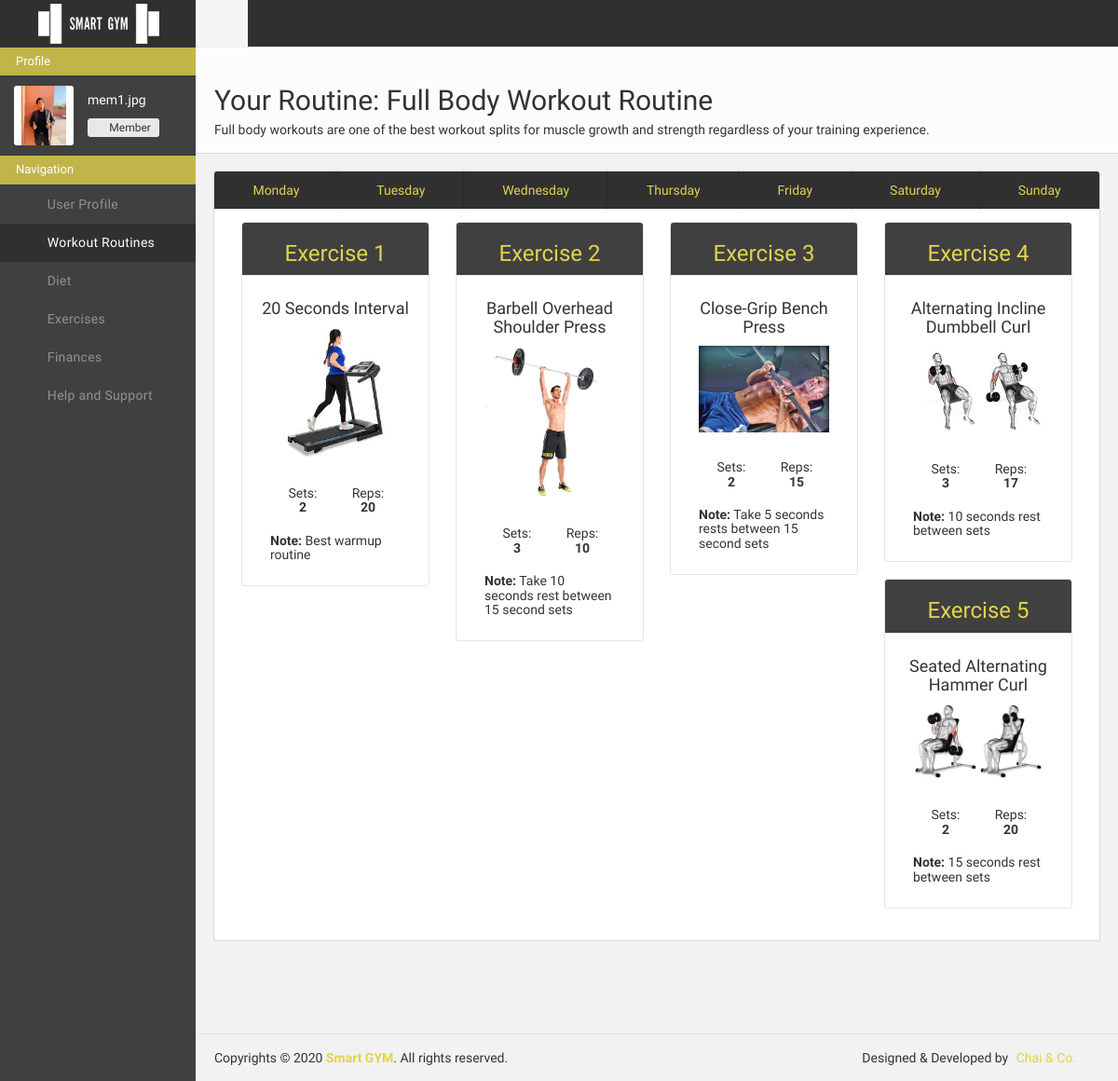
Page /userportal/yourroutine/ (signed in) on the committed database.
### adminportal/models.py (models this page shows)
class MemberData(models.Model):
    member_id = models.CharField(max_length=500, primary_key=True, default="")
    member_package = models.CharField(max_length=500, default="pkg")
    member_img_name = models.CharField(max_length=500, default="mem.jpg")
    member_name = models.CharField(max_length=500, default="")
    member_email = models.CharField(max_length=500, unique=True, default="")
    member_password = models.CharField(max_length=500, default="admin5003")
    member_contact = models.CharField(max_length=500, default="")
    member_address = models.CharField(max_length=500, default="")
    member_dob = models.CharField(max_length=500, default="")
    member_height = models.CharField(max_length=500, default="")
    member_weight = models.CharField(max_length=500, default="")
    member_routine = models.CharField(max_length=500, default="rtn")
    member_diet = models.CharField(max_length=500, default="dt")
    member_status = models.CharField(max_length=500, default="Active")
    member_added_by = models.CharField(max_length=500, default="")
    member_added_on = models.CharField(max_length=500, default="")

class RoutineData(models.Model):
    routine_id = models.CharField(max_length=500, primary_key=True, default="")
    routine_name = models.CharField(max_length=500, default="")
    routine_img_name = models.CharField(max_length=500, default="rt.jpg")
    routine_desc = models.CharField(max_length=500, default="")
    routine_json = models.TextField(default="")
    routine_added_by = models.CharField(max_length=500, default="")
    routine_added_on = models.CharField(max_length=500, default="")

class ExerciseData(models.Model):
    exercise_id = models.CharField(max_length=500, primary_key=True, default="")
    exercise_name = models.CharField(max_length=500, default="")
    exercise_desc = models.CharField(max_length=500, default="")
    exercise_img_name = models.CharField(max_length=500, default="exr.jpg")
    exercise_equipment = models.CharField(max_length=500, default="")
    exercise_muscle = models.CharField(max_length=500, default="")
    exercise_sets = models.CharField(max_length=500, default="")
    exercise_tutorial = models.CharField(max_length=500, default="")
    exercise_added_by = models.CharField(max_length=500, default="")
    exercise_added_on = models.CharField(max_length=500, default="")

### userportal/views.py (the view)
# urls.py: path('yourroutine/', views.yourroutine, name="userportal-yourroutine"),
def yourroutine(request):
    if "userid" in request.session and request.session["userrole"] == "Member" :
        params={}
        try:
            routine = RoutineData.objects.filter(routine_id=MemberData.objects.filter(member_id=request.session["userid"])[0].member_routine)[0]
            params["name"] = routine.routine_name
            params["desc"] = routine.routine_desc
            params["plan"] = json.loads(routine.routine_json)
            exercise_count = ExerciseData.objects.all().order_by('exercise_id')
            for day in params["plan"]:
                for exercise in params["plan"][day]:
                    try:
                        params["plan"][day][exercise]["exname"] = exercise_count.filter(exercise_id=params["plan"][day][exercise]["exercise"])[0].exercise_name
                    except Exception:
                        params["plan"][day][exercise]["exname"] = " - "
        except Exception:
            pass
        return render(request, 'userportal/yourroutine.html', params)
    else:
        return redirect('/userportal/login/')

### userportal/templates/userportal/yourroutine.html (shortened to what this page needs)
{% load static %}
<!doctype html>
<html class="no-js">
    <head>
        <link href="{% static 'userportal/css/icons.css'%}" rel="stylesheet" />
        <link href="{% static 'userportal/css/bootstrap.css'%}" rel="stylesheet" />
        <link href="{% static 'userportal/css/plugins.css'%}" rel="stylesheet" />
        <link href="{% static 'userportal/css/main.css'%}" rel="stylesheet" />
        <link href="{% static 'userportal/css/custom.css'%}" rel="stylesheet" />
    </head>
    <body>
        <div id="header" class="page-navbar">
            <a href="/userportal/user/" class="navbar-brand hidden-xs hidden-sm">
                <img src="{% static 'userportal/img/logo.png'%}" class="logo hidden-xs" alt="Dynamic logo">
            </a>
            <div id="navbar-no-collapse" class="navbar-no-collapse">
                <ul class="nav navbar-nav">
                    <li class="toggle-sidebar" id="menubut">
                        <a href="#">
                            <i class="fa fa-reorder"></i>
                        </a>
                    </li>
                </ul>
                <ul class="nav navbar-nav navbar-right">
                    <li id="otherbut">
                        <a href="/userportal/settings">
                            <i class="fa fa-cog setlogbtn"></i>
                        </a>
                    </li>
                    <li id="otherbut">
                        <a href="/userportal/logout">
                            <i class="fa fa-power-off setlogbtn"></i>
                        </a>
                    </li>
                </ul>
            </div>
        </div>
        <div id="wrapper">
            <aside id="sidebar" class="page-sidebar hidden-md hidden-sm hidden-xs">
                <div class="sidebar-inner">
                    <div class="sidebar-scrollarea">
                        <div class="sidebar-panel">
                            <h5 class="sidebar-panel-title">Profile</h5>
                        </div>
                        <div class="user-info clearfix">
                            <img src="/media/adminportal/member/{{request.session.userid}}.jpg" alt="avatar">
                            <span class="name">{{ request.session.username }}</span>
                            <div class="btn-group">
                                <div type="button" class="btn btn-default btn-xs" style="margin-top: 5px ;"><i class="fa fa-group"></i>
                                </div>
                                <div type="button" class="btn btn-default btn-xs dropdown-toggle" data-toggle="dropdown" style="margin-top: 5px ;">Member
                                </div>
                            </div>
                        </div>
                        <div class="sidebar-panel">
                            <h5 class="sidebar-panel-title">Navigation</h5>
                        </div>
                        <div class="side-nav">
                            <ul class="nav">
                                <li><a href="/userportal/user" class="actlogic"><i class=" l-arrows-right-double-31"></i><span class="txt">User Profile</span></a>
                                </li>
                                <li>
                                    <a href="#" class="active"><i class=" l-arrows-right-double-31"></i> <span class="txt">Workout Routines</span></a>
                                </li>
                                <li>
                                    <a href="/userportal/diet"><i class=" l-arrows-right-double-31"></i><span class="txt">Diet</span></a>
                                </li>
                                <li>
                                    <a href="/userportal/exercises"><i class=" l-arrows-right-double-31"></i><span class="txt">Exercises</span></a>
                                </li>
                                <li>
                                    <a href="/userportal/finances"><i class=" l-arrows-right-double-31"></i><span class="txt">Finances</span></a>
                                </li>
                                <li>
                                    <a href="/userportal/help"><i class=" l-arrows-right-double-31"></i><span class="txt">Help and Support</span></a>
                                </li>
                            </ul>
                        </div>
                    </div>
                </div>
            </aside>
            <div class="page-content sidebar-page clearfix">
                <div class="page-content-wrapper">
                    <div class="page-content-inner">
                        <div id="page-header" class="clearfix">
                            <div class="page-header">
                                <h2>Your Routine: {{name}}</h2>
                                <span class="txt">{{desc}}</span>
                            </div>
                        </div>
                        <div class="row" style="margin-bottom: 80px;">
                            <div class="col-md-12 col-sm-12 col-xs-12 col-lg-12">
                                <div class="tabs mb20" class="col-lg-8 col-md-8 col-sm-12 col-xs-12">
                                    <ul id="myTab2" class="nav nav-tabs nav-justified">
                                        <li>
                                            <a href="#monday" data-toggle="tab">Monday</a>
                                        </li>
                                        <li class="">
                                            <a href="#tuesday" data-toggle="tab">Tuesday</a>
                                        </li>
                                        <li class="">
                                            <a href="#wednesday" data-toggle="tab">Wednesday</a>
                                        </li>
                                        <li class="">
                                            <a href="#thursday" data-toggle="tab">Thursday</a>
                                        </li>
                                        <li class="">
                                            <a href="#friday" data-toggle="tab">Friday</a>
                                        </li>
                                        <li class="">
                                            <a href="#saturday" data-toggle="tab">Saturday</a>
                                        </li>
                                        <li class="">
                                            <a href="#sunday" data-toggle="tab">Sunday</a>
                                        </li>
                                    </ul>
                                    <div id="myTabContent2" class="tab-content">
                                        <div class="tab-pane fade active in" id="monday">
                                            <div class="row">
                                                <div class="col-lg-12">
                                                    {% for plan in plan.monday.values %}
                                                        <div class="col-lg-3 col-md-3">
                                                            <div class="panel panel-default">
                                                                <div class="panel-heading" style="background-color: #404040;">
                                                                    <h3 class="" style="color: #e2d34d; text-align: center;">Exercise {{forloop.counter }}</h3>
                                                                </div>
                                                                <div class="panel-body">
                                                                    <h4 style="text-align: center;">{{plan.exname}}</h4>
                                                                    <img src="/media/adminportal/exercise/{{plan.exercise}}.jpg" class="col-md-12 col-lg-12 col-sm-12 col-xs-12" style="margin-bottom: 20px;">
                                                                    <div class="col-lg-12 col-md-12 colsm-12">
                                                                        <div class="col-lg-6 col-md-6 col-sm6"><h5 style="text-align: center;">Sets: <strong>{{plan.sets}}</strong></h5></div>
                                                                        <div class="col-lg-6 col-md-6 col-sm6"><h5 style="text-align: center;">Reps: <strong>{{plan.reps}}</strong></h5></div>
                                                                    </div>
                                                                    <div class="col-lg-12 col-md-12 colsm-12">
                                                                        <h5 ><strong>Note:</strong> {{plan.notes}}</h5>
                                                                    </div>
                                                                </div>
                                                            </div>
                                                        </div>
                                                    {% endfor %}
                                                </div>
                                            </div>
                                        </div>
                                    </div>
                                </div>
                            </div>
                        </div>
                        </div>
                    </div>
                </div>
            </div>
        <div id="footer" class="clearfix sidebar-page">
            <p class="pull-left">
                Copyrights &copy; 2020 <a href="/website/" class="color-blue strong" target="_blank">Smart GYM</a>. All rights reserved.
            </p>
            <p class="pull-right">
                Designed & Developed by
                <a href="/" class="ml5 mr25">Chai & Co.</a>
            </p>
        </div>
    </body>
</html>

### rows in the picture
MemberData: session.username "mem1.jpg"
RoutineData: routine_name "Full Body Workout Routine", routine_desc "Full body workouts are one of the best workout splits for muscle growth and strength regardless of your training experience."
ExerciseData: exname "20 Seconds Interval"
ExerciseData: exname "Barbell Overhead Shoulder Press"
ExerciseData: exname "Close-Grip Bench Press"
ExerciseData: exname "Alternating Incline Dumbbell Curl"
ExerciseData: exname "Seated Alternating Hammer Curl"

### other values in the picture
{{ plan.sets }} "2" "3" "2" "3" "2"
{{ plan.reps }} "20" "10" "15" "17" "20"
{{ plan.notes }} "Best warmup routine" "Take 10 seconds rest between 15 second sets" "Take 5 seconds rests between 15 second sets" "10 seconds rest between sets" "15 seconds rest between sets"
